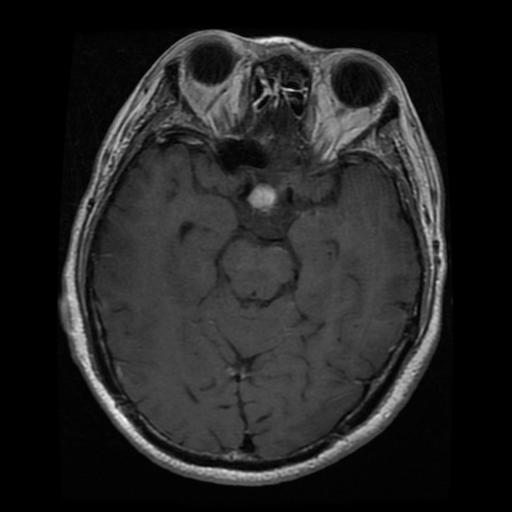
#> input picture frontend/Te-pi_116.jpg, 512 x 512 px
$ python -i kmeans_loader.py   (imports and definitions only)
#> lines starting #> are read from the running program, lines starting #| are printed output that depends on the picture
#> further down, picture is the input picture: PIL image 512x512 L; min 0, max 255, mean 35.8
"""
K-means pipeline loader — secondary unsupervised "opinion" alongside the CNN.

The bundle (outputs/models/kmeans_pipeline.pkl) was produced by the notebook's
advanced-ETL cell. It contains:
    feature_names      ordered list of the 12 handcrafted descriptors
    img_proc_size      grayscale resize used during feature extraction (128)
    classes            canonical class order
    scaler             fitted StandardScaler
    pca                fitted PCA (12 -> <=8 components)
    kmeans             fitted KMeans(k=4) on the PCA space
    cluster_to_class   {cluster_id: majority_class_name}
    metrics            ARI / NMI / silhouette / explained variance

This module re-implements the SAME feature extraction (functions don't pickle
cleanly across environments) and exposes a small predict() that returns the
cluster id, its majority class, and the distance to each centroid.

K-means is purely unsupervised — it never saw the labels. Its agreement with
the true classes is modest (ARI ~0.17), which is itself a finding: handcrafted
descriptors alone don't separate the tumor types, motivating the CNN.
"""

from __future__ import annotations

import os
from pathlib import Path
from typing import Optional

import numpy as np
from PIL import Image

ROOT = Path(__file__).resolve().parent.parent
DEFAULT_KMEANS_PATH = ROOT / "outputs" / "models" / "kmeans_pipeline.pkl"


# ─── Feature extraction (must match the notebook's extract_features) ──────────
def extract_features(pil_img: Image.Image, img_proc: int = 128) -> dict:
    """12 lightweight descriptors: intensity, contrast, histogram shape,
    texture (gradient), centre/border layout, aspect ratio."""
#> called with img_proc = 128
    from scipy import stats as sps  # lazy — only needed when K-means is used

    w0, h0 = pil_img.size
#> w0 = 512; h0 = 512
    g = np.asarray(pil_img.convert("L").resize((img_proc, img_proc)), dtype=np.float32)
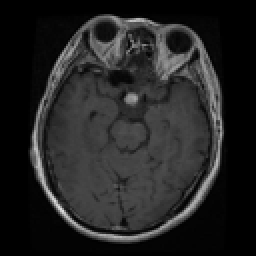
#> g: shape (128, 128) float32 (shown 2 times larger); min 0, max 221, mean 35.8
    flat = g.ravel()
#> flat = 16384 values, max 221 at index 13342, min 0 at index 0, mean 35.84
    hist = np.histogram(flat, bins=64, range=(0, 255), density=True)[0] + 1e-12
#> hist = 64 values, max 0.0926 at index 0, min 1e-12 at index 49, mean 0.00392
    gx, gy = np.gradient(g)
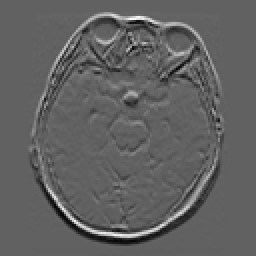
#> gx: shape (128, 128) float32 (shown 2 times larger); min -59, max 95, mean 0; drawn with min black and max white
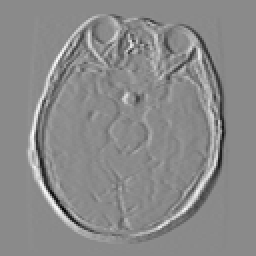
#> gy: shape (128, 128) float32 (shown 2 times larger); min -94, max 79, mean 0; drawn with min black and max white
    grad = np.sqrt(gx ** 2 + gy ** 2)
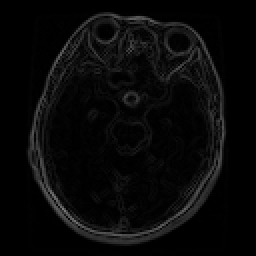
#> grad: shape (128, 128) float32 (shown 2 times larger); min 0, max 124.7, mean 9
    c0, c1 = img_proc // 4, 3 * img_proc // 4
    centre = g[c0:c1, c0:c1]
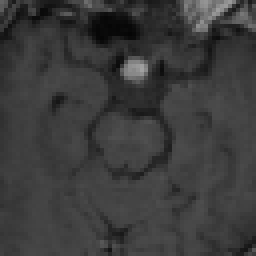
#> centre: shape (64, 64) float32 (shown 4 times larger); min 5, max 162, mean 59.5
    border_mask = np.ones_like(g, bool)
    border_mask[c0:c1, c0:c1] = False
    std = float(flat.std())
#> std = 39.14
    # skew/kurtosis are undefined for (near-)constant data — guard against NaN
    if std < 1e-6:
        skew = kurt = 0.0
    else:
        with np.errstate(all="ignore"):
            skew = float(np.nan_to_num(sps.skew(flat)))
#> skew = 1.03
            kurt = float(np.nan_to_num(sps.kurtosis(flat)))
#> kurt = 0.784
    return {
        "mean_int":            float(flat.mean()),
        "std_int":             std,
        "skew":                skew,
        "kurtosis":            kurt,
        "entropy":             float(sps.entropy(hist)),
        "p10":                 float(np.percentile(flat, 10)),
        "p90":                 float(np.percentile(flat, 90)),
        "dark_frac":           float((flat < 30).mean()),
        "bright_frac":         float((flat > 200).mean()),
        "edge_density":        float((grad > grad.mean() + grad.std()).mean()) if grad.std() > 0 else 0.0,
        "center_minus_border": float(centre.mean() - g[border_mask].mean()),
        "aspect_ratio":        float(w0 / max(h0, 1)),
    }


# ─── Pipeline wrapper ────────────────────────────────────────────────────────
class KMeansPipeline:
    def __init__(self, bundle: dict):
        self.bundle = bundle
        self.feature_names = list(bundle["feature_names"])
        self.img_proc      = int(bundle.get("img_proc_size", 128))
        self.scaler        = bundle["scaler"]
        self.pca           = bundle["pca"]
        self.kmeans        = bundle["kmeans"]
        self.cluster_to_class = {int(k): v for k, v in bundle["cluster_to_class"].items()}
        self.metrics       = bundle.get("metrics", {})

    @classmethod
    def load(cls, path: str | os.PathLike = DEFAULT_KMEANS_PATH) -> Optional["KMeansPipeline"]:
        path = Path(path)
        if not path.is_file():
            return None
        import joblib  # lazy
        bundle = joblib.load(path)
        if not isinstance(bundle, dict) or "kmeans" not in bundle:
            raise ValueError(f"{path} is not a K-means bundle dict")
        return cls(bundle)

    def predict(self, pil_img: Image.Image) -> dict:
        feats = extract_features(pil_img, img_proc=self.img_proc)
        x = np.array([[feats[k] for k in self.feature_names]], dtype=np.float64)
        x = np.nan_to_num(x, nan=0.0, posinf=0.0, neginf=0.0)  # belt-and-braces
        xp = self.pca.transform(self.scaler.transform(x))
        cluster = int(self.kmeans.predict(xp)[0])
        # distance to each centroid (lower = closer)
        dists = np.linalg.norm(self.kmeans.cluster_centers_ - xp[0], axis=1)
        return {
            "cluster": cluster,
            "majority_class": self.cluster_to_class.get(cluster, "?"),
            "distances": {int(i): round(float(d), 4) for i, d in enumerate(dists)},
            "features": {k: round(v, 4) for k, v in feats.items()},
        }

>>> from PIL import Image
>>> picture = Image.open('../frontend/Te-pi_116.jpg')
>>> result = extract_features(picture)
#> result = 12 items
